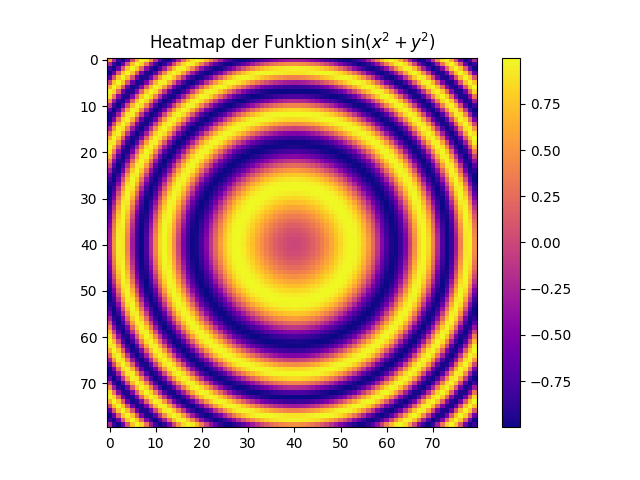

Write the Python code that produced this figure.

import pylab as plt
import numpy as np

a = np.arange(-4, 4, 0.1)
x, y = np.meshgrid(a, a)
matrix = np.sin(x**2 + y**2)

plt.figure()

plt.imshow(matrix, cmap=plt.cm.plasma)  # gray, hot, magma, ..
plt.colorbar()

plt.title("Heatmap der Funktion $\sin{(x^2 + y^2)}$")

plt.savefig("heatmap.png")
plt.savefig("heatmap.svg")
